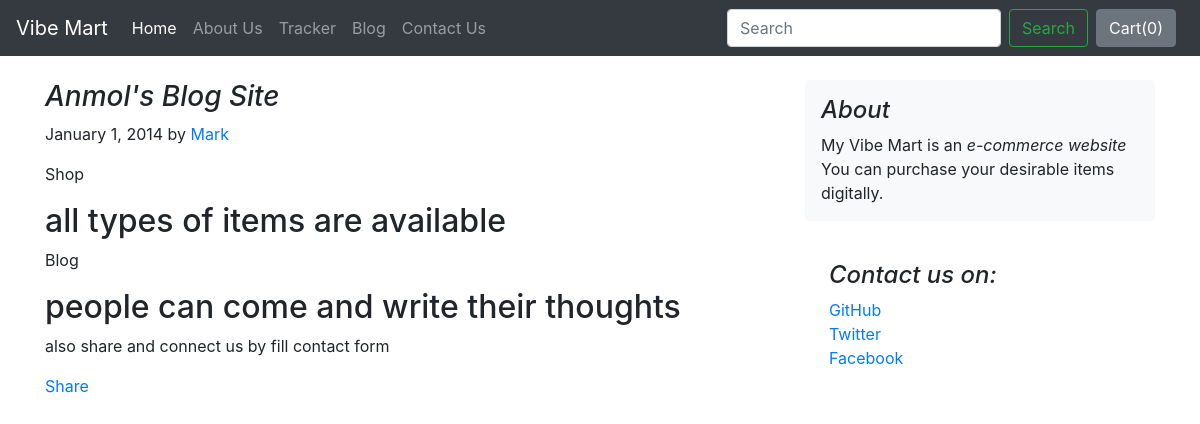
The page /blog/blogpost/1 on the database its author committed.
### blog/models.py (models this page shows)
class Blogpost(models.Model):
    post_id = models.AutoField(primary_key = True)
    title = models.CharField(max_length=50)
    head0 = models.CharField(max_length=5000, default="")
    chead0 = models.CharField(max_length=5000, default="")
    head1 = models.CharField(max_length=500, default="")
    chead1 = models.CharField(max_length=500, default="")
    head2 = models.CharField(max_length=500, default="")
    chead2 = models.CharField(max_length=500, default="")
    pub_date = models.DateField()
    image = models.ImageField(upload_to="shop/images", default="")
    def __str__(self):
        return self.title

### blog/views.py (the view)
# urls.py: path("blogpost/<int:id>", views.blogpost, name="blogHome")
def blogpost(request, id):
    post = Blogpost.objects.filter(post_id=id)[0]
    print(post)
    return render(request, 'blog/blogpost.html',
                  {'post':post})

### blog/templates/blog/blogpost.html (shortened to what this page needs)
{% extends 'blog/basic.html' %}
{% block body %}
<div class="container">
    <div class="row mt-4">
        <div class="col-md-8 blog-main">
            <h3 class="font-italic">
                {{post.title}}
            </h3>
            <div class="blog-post">
                <p class="blog-post-meta">January 1, 2014 by <a href="#">Mark</a></p>
                <p>{{post.chead0}}</p>
                <h2>{{post.head1}}</h2>
                <p>{{post.chead1}}</p>
                <h2>{{post.head2}}</h2>
                <p>{{post.chead2}}</p>
                <div class="fb-share-button" data-href="http://127.0.0.1:8000/blog/blogpost/1" data-layout="" data-size=""><a target="_blank" href="https://www.facebook.com/sharer/sharer.php?u=http%3A%2F%2F127.0.0.1%3A8000%2Fblog%2Fblogpost%2F1&amp;src=sdkpreparse" class="fb-xfbml-parse-ignore">Share</a></div>
            </div>
        </div>
    <aside class="col-md-4 blog-sidebar">
      <div class="p-3 mb-3 bg-light rounded">
        <h4 class="font-italic">About</h4>
        <p class="mb-0">My Vibe Mart is an <em>e-commerce website</em> You can purchase your desirable items digitally.</p>
      </div>
      <div class="p-4">
        <h4 class="font-italic">Contact us on: </h4>
        <ol class="list-unstyled">
          <li><a href="#">GitHub</a></li>
          <li><a href="#">Twitter</a></li>
          <li><a href="#">Facebook</a></li>
        </ol>
      </div>
    </aside>
  </div>
</div>
{% endblock %}

### rows shown on the page
Blogpost: title "Anmol's Blog Site", chead0 "Shop", head1 "all types of items are available", chead1 "Blog", head2 "people can come and write their thoughts", chead2 "also share and connect us by fill contact form"
